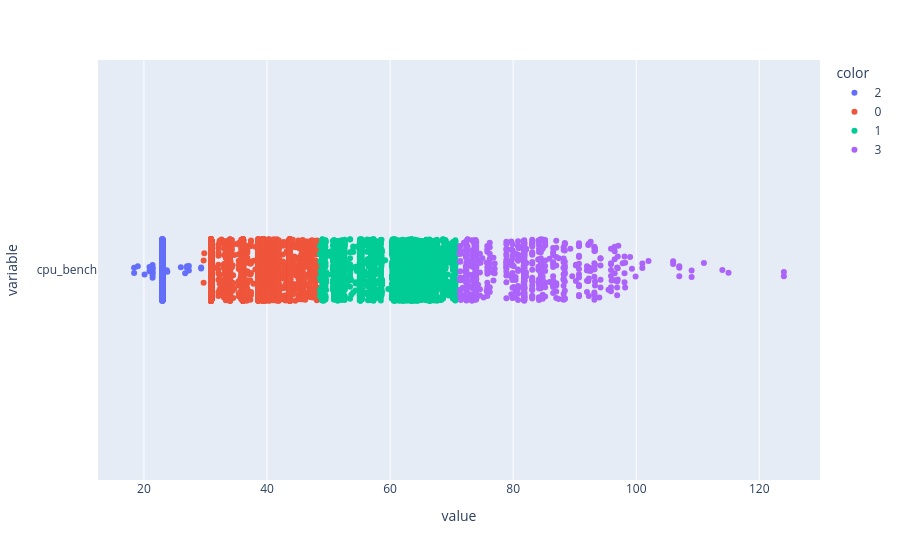

Notebook code cell kept with this figure:
### Code cell
px.strip(X, color=labels, orientation='h', stripmode='overlay')

### Figure 1 — Plotly figure (JSON) as saved in the notebook; plotly's stock layout.template omitted (floating-point values rounded to 4 significant figures; data arrays with more than 128 entries replaced by an {"elided": "..."} marker saying what was removed)
{"data": [{"alignmentgroup": "True", "boxpoints": "all", "fillcolor": "rgba(255,255,255,0)", "hoveron": "points", "hovertemplate": "color=2<br>value=%{x}<br>variable=%{y}<extra></extra>", "legendgroup": "2", "line": {"color": "rgba(255,255,255,0)"}, "marker": {"color": "#636efa"}, "name": "2", "offsetgroup": "2", "orientation": "h", "pointpos": 0, "showlegend": true, "type": "box", "x": {"elided": "1112 float values"}, "x0": " ", "xaxis": "x", "y": {"elided": "1112 str values"}, "y0": " ", "yaxis": "y"}, {"alignmentgroup": "True", "boxpoints": "all", "fillcolor": "rgba(255,255,255,0)", "hoveron": "points", "hovertemplate": "color=0<br>value=%{x}<br>variable=%{y}<extra></extra>", "legendgroup": "0", "line": {"color": "rgba(255,255,255,0)"}, "marker": {"color": "#EF553B"}, "name": "0", "offsetgroup": "0", "orientation": "h", "pointpos": 0, "showlegend": true, "type": "box", "x": {"elided": "12942 float values"}, "x0": " ", "xaxis": "x", "y": {"elided": "12942 str values"}, "y0": " ", "yaxis": "y"}, {"alignmentgroup": "True", "boxpoints": "all", "fillcolor": "rgba(255,255,255,0)", "hoveron": "points", "hovertemplate": "color=1<br>value=%{x}<br>variable=%{y}<extra></extra>", "legendgroup": "1", "line": {"color": "rgba(255,255,255,0)"}, "marker": {"color": "#00cc96"}, "name": "1", "offsetgroup": "1", "orientation": "h", "pointpos": 0, "showlegend": true, "type": "box", "x": {"elided": "3751 float values"}, "x0": " ", "xaxis": "x", "y": {"elided": "3751 str values"}, "y0": " ", "yaxis": "y"}, {"alignmentgroup": "True", "boxpoints": "all", "fillcolor": "rgba(255,255,255,0)", "hoveron": "points", "hovertemplate": "color=3<br>value=%{x}<br>variable=%{y}<extra></extra>", "legendgroup": "3", "line": {"color": "rgba(255,255,255,0)"}, "marker": {"color": "#ab63fa"}, "name": "3", "offsetgroup": "3", "orientation": "h", "pointpos": 0, "showlegend": true, "type": "box", "x": {"elided": "676 float values"}, "x0": " ", "xaxis": "x", "y": {"elided": "676 str values"}, "y0": " ", "yaxis": "y"}], "layout": {"boxmode": "overlay", "legend": {"title": {"text": "color"}, "tracegroupgap": 0}, "margin": {"t": 60}, "xaxis": {"anchor": "y", "domain": [0, 1], "title": {"text": "value"}}, "yaxis": {"anchor": "x", "domain": [0, 1], "title": {"text": "variable"}}}}
